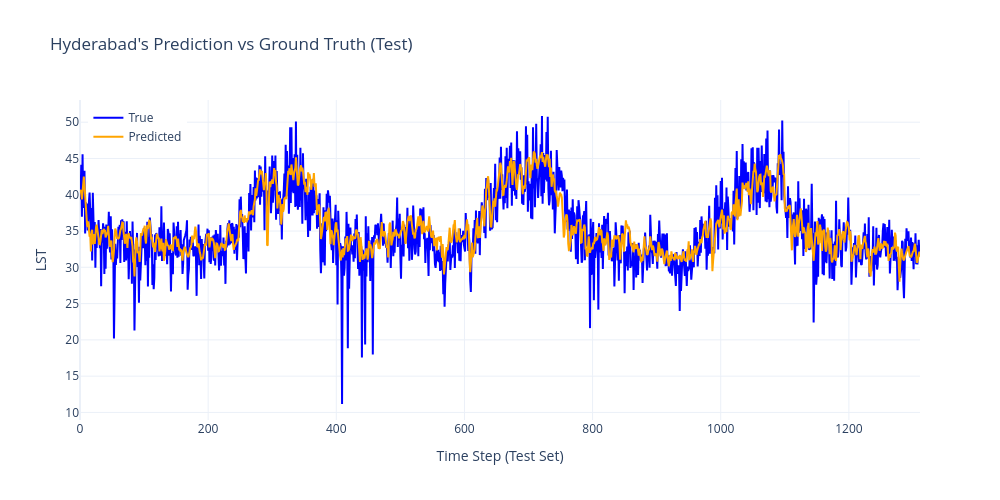

The cell this chart's notebook holds for it:
### Code cell
plot_predictions_plotly(y_true_hyd, y_pred_hyd, title="Hyderabad's Prediction vs Ground Truth (Test)")

### Figure 1 — Plotly figure (JSON) as saved in the notebook; plotly's stock layout.template omitted (floating-point values rounded to 4 significant figures; data arrays with more than 128 entries replaced by an {"elided": "..."} marker saying what was removed)
{"data": [{"line": {"color": "blue"}, "mode": "lines", "name": "True", "type": "scatter", "y": {"elided": "1312 float values"}}, {"line": {"color": "orange"}, "mode": "lines", "name": "Predicted", "type": "scatter", "y": {"elided": "1312 float values"}}], "layout": {"height": 500, "legend": {"x": 0.01, "y": 0.99}, "title": {"text": "Hyderabad's Prediction vs Ground Truth (Test)"}, "width": 1000, "xaxis": {"title": {"text": "Time Step (Test Set)"}}, "yaxis": {"title": {"text": "LST"}}}}
